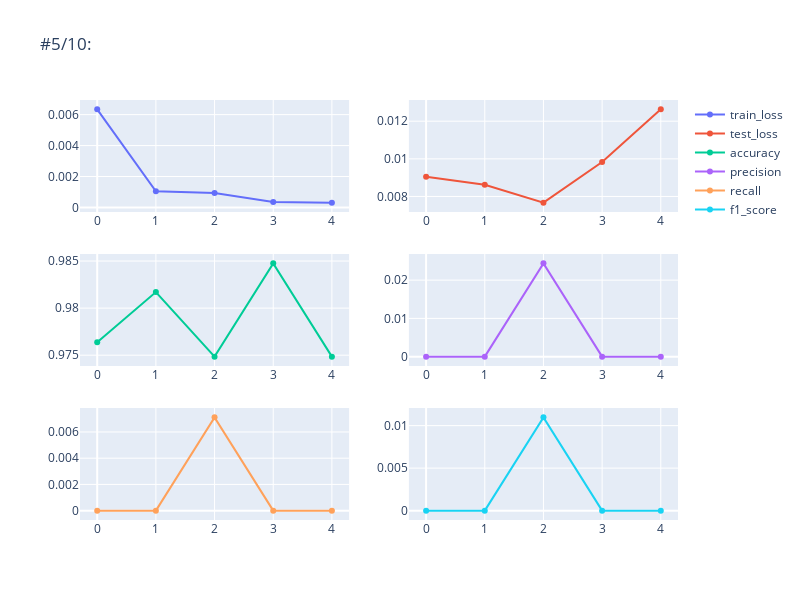

Notebook cell for this chart:
### Code cell
model, optimizer_model, plot_result = learning_loop(
    model=model,
    optimizer=optimizer_model,
    train_loader=train_dataloader,
    val_loader=val_dataloader,
    loss_fn=loss_fn,
    metrics=metrics,
    epochs=10
)

### Figure 1 — Plotly figure (JSON) as saved in the notebook; plotly's stock layout.template omitted (floating-point values rounded to 4 significant figures)
{"data": [{"name": "train_loss", "type": "scatter", "xaxis": "x", "y": [0.006341, 0.001049, 0.0009379, 0.0003543, 0.0003118], "yaxis": "y"}, {"name": "test_loss", "type": "scatter", "xaxis": "x2", "y": [0.009052, 0.00862, 0.007671, 0.009828, 0.01263], "yaxis": "y2"}, {"name": "accuracy", "type": "scatter", "xaxis": "x3", "y": [0.9764, 0.9817, 0.9748, 0.9848, 0.9748], "yaxis": "y3"}, {"name": "precision", "type": "scatter", "xaxis": "x4", "y": [0, 0, 0.02439, 0, 0], "yaxis": "y4"}, {"name": "recall", "type": "scatter", "xaxis": "x5", "y": [0, 0, 0.007114, 0, 0], "yaxis": "y5"}, {"name": "f1_score", "type": "scatter", "xaxis": "x6", "y": [0, 0, 0.01098, 0, 0], "yaxis": "y6"}], "layout": {"height": 600, "title": {"text": "#5/10:"}, "width": 800, "xaxis": {"anchor": "y", "domain": [0, 0.45]}, "xaxis2": {"anchor": "y2", "domain": [0.55, 1]}, "xaxis3": {"anchor": "y3", "domain": [0, 0.45]}, "xaxis4": {"anchor": "y4", "domain": [0.55, 1]}, "xaxis5": {"anchor": "y5", "domain": [0, 0.45]}, "xaxis6": {"anchor": "y6", "domain": [0.55, 1]}, "yaxis": {"anchor": "x", "domain": [0.7333, 1]}, "yaxis2": {"anchor": "x2", "domain": [0.7333, 1]}, "yaxis3": {"anchor": "x3", "domain": [0.3667, 0.6333]}, "yaxis4": {"anchor": "x4", "domain": [0.3667, 0.6333]}, "yaxis5": {"anchor": "x5", "domain": [0, 0.2667]}, "yaxis6": {"anchor": "x6", "domain": [0, 0.2667]}}}
